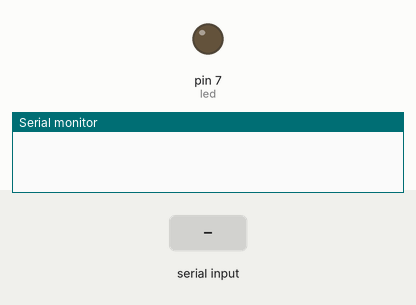
Simulated run of this sketch. Board: Arduino Uno, built with avr-gcc and run on an emulated ATmega328P. Parts: output pins drawn as LEDs (lit = HIGH), the last lines printed to the serial monitor. The test bench sets the inputs (shaded band).

Above: at 1.2 s.
1.3 s: "H" received over Serial
At 1.6 s:
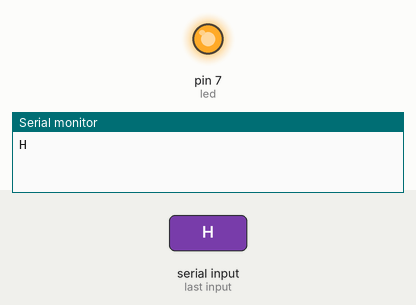
2.8 s: "L" received over Serial
At 3.9 s:
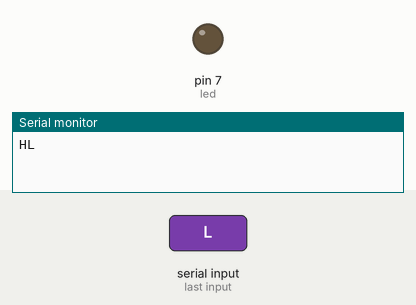
Timing chart, 0 to 5.8 s (numbered marks = the images above; inputs shaded):
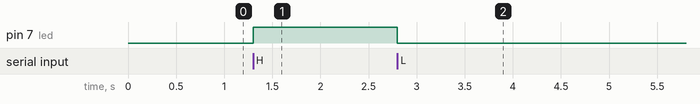

Measured:
- after the input at 1.3 s, pin 7 (led): LOW → HIGH at once
- after the input at 2.8 s, pin 7 (led): HIGH → LOW at once

The sketch:

Ruiz_Galo_Reto_4.ino
```cpp
/*
 * Reto 4
 * Nombre: Galo Ruiz
 */


char l1 = ' ';
#define led 7


void setup() {
  Serial.begin(9600);
  pinMode(led, OUTPUT);
}

void loop() {
  if (Serial.available()) {
    l1 = Serial.read();
    Serial.print(l1);
    if(l1 == 'H'){
      digitalWrite(led, HIGH);
    }
    else if(l1 == 'L'){
      digitalWrite(led, LOW);
    }
  }
}
```
